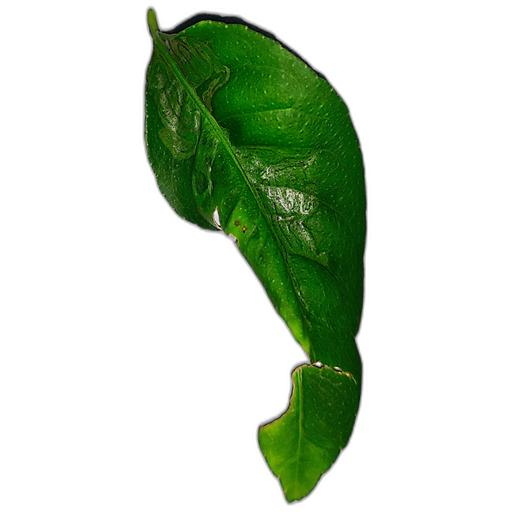
#> input picture caps_mdd/backend/uploads/CurlVirus_test_00108_c00094_4a568dc02740.jpg, 512 x 512 px
$ python -i citrus_leaf_verifier.py   (imports and definitions only)
#> lines starting #> are read from the running program, lines starting #| are printed output that depends on the picture; after the words box and inside, x2 and y2 are one past the last pixel; in counts of white or black regions, pixels touching at a corner belong together
"""
=============================================================================
CITRUS LEAF VERIFIER: CITRUS VS. NON-CITRUS IDENTIFICATION ENGINE
Capstone Project - Response to Review Suggestion #6
"The model should identify if leaf is citrus or not"
=============================================================================
Botanical & Algorithmic Basis:
  1. Excess Green Index (Woebbecke et al., 1995) for robust plant segmentation.
  2. Botanical Morphology of Citrus (Citrus sinensis / limon / reticulata):
     - Elliptical / ovate lamina with aspect ratio (length/width) in [1.2, 3.8].
     - High contour solidity (>= 0.75) with smooth/weakly-crenate margins,
       distinguishing citrus from deeply lobed leaves (e.g. tomato, grape, papaya).
     - Minimum green vegetative tissue threshold (> 8% of image area).
  3. Out-Of-Distribution (OOD) Gating:
     - Rejects non-plant objects, blank backgrounds, and non-citrus species.
=============================================================================
"""

import os
import sys
import argparse
import numpy as np
import cv2


class CitrusLeafVerifier:
    """
    Automated botanical and computer-vision verifier to confirm whether
    an input image depicts a genuine Citrus leaf or a Non-Citrus object/leaf.
    """

    def __init__(
        self,
        min_leaf_coverage=0.04,    # Leaf must occupy at least 4% of image frame
        min_solidity=0.55,         # Accommodates viral curling (CurlVirus), puckering, and dry margins
        min_aspect_ratio=0.85,     # Accommodates square bounding crops and rotated angles
        max_aspect_ratio=4.50,     # Rejects extreme needle or ribbon blades
        min_mean_exg=3.0,          # Accommodates chlorotic, greening, and desiccated dry leaves
        min_green_ratio=0.26,      # Normalized green channel g = G/(R+G+B)
    ):
        self.min_leaf_coverage = min_leaf_coverage
        self.min_solidity = min_solidity
        self.min_aspect_ratio = min_aspect_ratio
        self.max_aspect_ratio = max_aspect_ratio
        self.min_mean_exg = min_mean_exg
        self.min_green_ratio = min_green_ratio

    def segment_leaf(self, img_bgr):
        """
        Segments vegetative tissue using Woebbecke's Excess Green Index
        (ExG = 2G - R - B) combined with HSV green-yellow margin detection.
        """
        h, w = img_bgr.shape[:2]
        img_float = img_bgr.astype(np.float32)
        b, g, r = img_float[:, :, 0], img_float[:, :, 1], img_float[:, :, 2]

        # 1. Excess Green Index (Woebbecke et al., 1995)
        exg = 2.0 * g - r - b
        mask_exg = (exg > 4.0).astype(np.uint8) * 255

        # 2. Broad foliar hue in HSV (Hue 14-98 covers pale lime, chlorotic yellow, and dark green)
        hsv = cv2.cvtColor(img_bgr, cv2.COLOR_BGR2HSV)
        mask_hsv = cv2.inRange(hsv, np.array([14, 25, 20]), np.array([98, 255, 255]))

        # Vegetative tissue must be both chloroplastic green/yellow AND have positive Excess Green
        combined = cv2.bitwise_and(mask_exg, mask_hsv)

        # Morphological smoothing to close interior veins and leaf texture
        kernel_close = cv2.getStructuringElement(cv2.MORPH_ELLIPSE, (9, 9))
        kernel_open = cv2.getStructuringElement(cv2.MORPH_ELLIPSE, (5, 5))
        mask = cv2.morphologyEx(combined, cv2.MORPH_CLOSE, kernel_close, iterations=2)
        mask = cv2.morphologyEx(mask, cv2.MORPH_OPEN, kernel_open, iterations=1)

        # Extract only the primary connected component (the target leaf)
        contours, _ = cv2.findContours(mask, cv2.RETR_EXTERNAL, cv2.CHAIN_APPROX_SIMPLE)
        if not contours:
            return np.zeros((h, w), dtype=np.uint8), None

        largest_contour = max(contours, key=cv2.contourArea)
        clean_mask = np.zeros((h, w), dtype=np.uint8)
        cv2.drawContours(clean_mask, [largest_contour], -1, 255, thickness=cv2.FILLED)

        return clean_mask, largest_contour

    def verify(self, image_input, vit_confidence=None, top_predicted_class=None):
        """
        Performs full botanical and statistical verification on the input image.

        Parameters:
            image_input: File path (str) or loaded BGR image (np.ndarray).
            vit_confidence: Optional float (0-100) from the ViT classifier.
            top_predicted_class: Optional string of the predicted disease class.

        Returns:
            dict containing:
              - is_citrus (bool): True if verified citrus, False if rejected
              - verdict (str): Human-readable decision
              - confidence_score (float): 0-100% confidence in the decision
              - metrics (dict): Key morphological & color measurements
              - reasons (list of str): Explanatory clinical rationale
        """
        if isinstance(image_input, str):
            if not os.path.exists(image_input):
                raise FileNotFoundError(f"Image file does not exist: {image_input}")
            img_bgr = cv2.imread(image_input)
#> img_bgr is the input picture: shape (512, 512, 3); mean B, G, R 198.6, 215.7, 202.6
            if img_bgr is None:
                raise ValueError(f"Could not decode image at: {image_input}")
            img_name = os.path.basename(image_input)
        else:
            img_bgr = image_input
            img_name = "in_memory_image"

        h, w = img_bgr.shape[:2]
        total_pixels = h * w

        # Stage 1: Segment Leaf
        leaf_mask, contour = self.segment_leaf(img_bgr)
#> in segment_leaf, `b, g, r = img_float[:, :, 0], img_float[:, :, 1], img_float[:, :, 2]`:
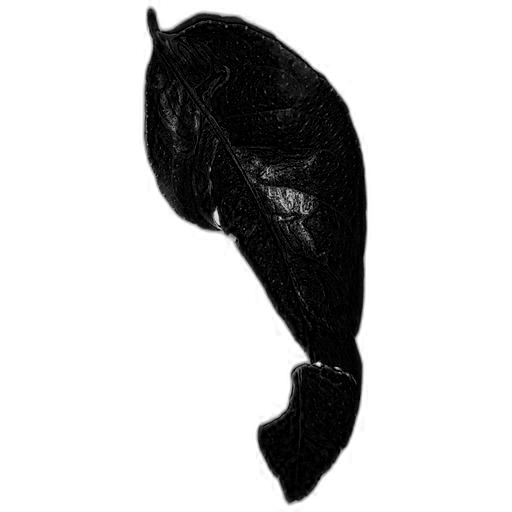
#> b: shape (512, 512) float32; min 0, max 255, mean 198.6
#> in segment_leaf, `b, g, r = img_float[:, :, 0], img_float[:, :, 1], img_float[:, :, 2]`:
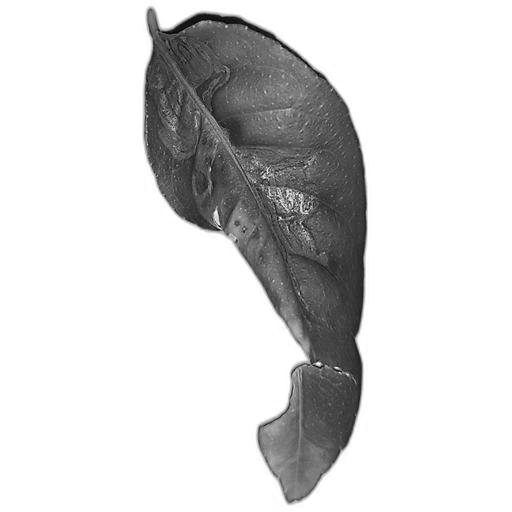
#> g: shape (512, 512) float32; min 0, max 255, mean 215.7
#> in segment_leaf, `exg = 2.0 * g - r - b`:
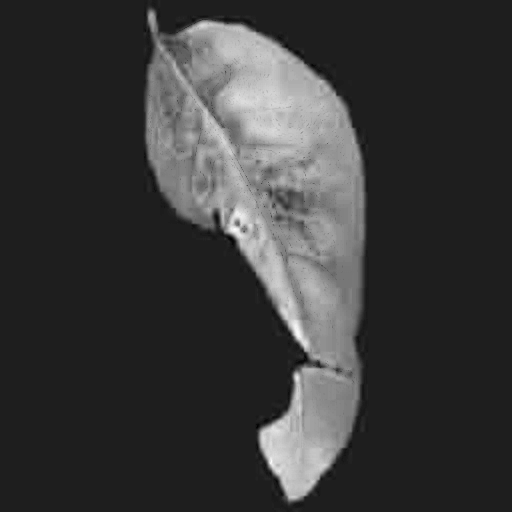
#> exg: shape (512, 512) float32; min -34, max 251, mean 30.3; drawn with min black and max white
#> in segment_leaf, `mask_exg = (exg > 4.0).astype(np.uint8) * 255`:
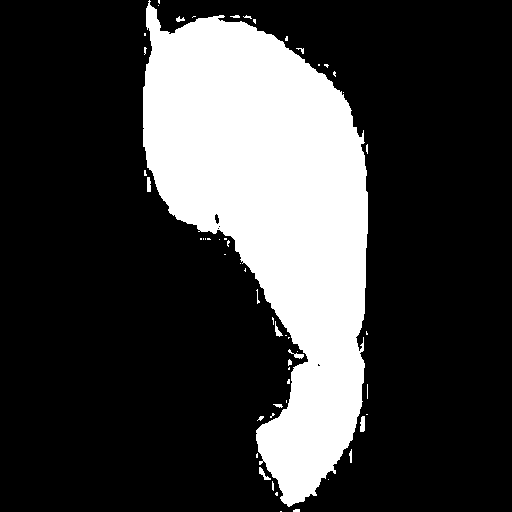
#> mask_exg: shape (512, 512); 24% white; 55 white regions (42 under 20 px), largest, box (x1, y1, x2, y2) and area: (143, 0, 368, 507) 62194, (360, 416, 365, 432) 70, (259, 467, 271, 480) 58
#> in segment_leaf, `mask = cv2.morphologyEx(combined, cv2.MORPH_CLOSE, kernel_close, itera..`:
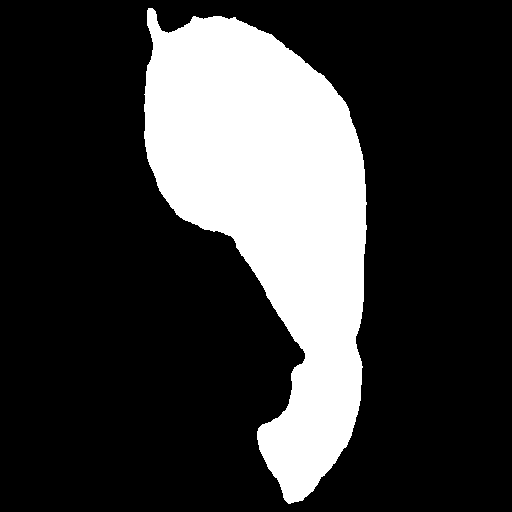
#> mask: shape (512, 512); 23.2% white; 1 white region, box (x1, y1, x2, y2) and area: (144, 8, 367, 504) 60713
#> in segment_leaf, `contours, _ = cv2.findContours(mask, cv2.RETR_EXTERNAL, cv2.CHAIN_APPR..`: contours = 1 contour; box (x1, y1, x2, y2) and area: (144, 8, 367, 504) 60097
#> in segment_leaf, `largest_contour = max(contours, key=cv2.contourArea)`: largest_contour = contour of 616 points, box (x1, y1, x2, y2) (144, 8, 367, 504), area 60097
#> contour has the same summary as largest_contour in segment_leaf
        leaf_pixels = int(np.count_nonzero(leaf_mask))
#> leaf_pixels = 60691
        coverage_ratio = leaf_pixels / float(total_pixels)
#> coverage_ratio = 0.232

        # Failure check: No vegetative tissue found
        if leaf_pixels < 500 or contour is None or coverage_ratio < self.min_leaf_coverage:
            return {
                "is_citrus": False,
                "verdict": "REJECTED: Non-Vegetative Object / No Foliage Detected",
                "citrus_probability": 0.0,
                "reasons": [
                    f"Foliage coverage is only {coverage_ratio * 100:.1f}%, below the required minimum of {self.min_leaf_coverage * 100:.0f}%.",
                    "The uploaded image does not contain a recognizable green leaf blade."
                ],
                "metrics": {
                    "coverage_ratio": round(coverage_ratio, 4),
                    "leaf_pixels": leaf_pixels,
                    "image_dimensions": f"{w}x{h}"
                }
            }

        # Stage 2: Morphological Ellipticity & Solidity Analysis
        area = float(cv2.contourArea(contour))
#> area = 60097
        hull = cv2.convexHull(contour)
#> hull = contour of 48 points, box (x1, y1, x2, y2) (144, 8, 367, 504), area 74393
        hull_area = float(cv2.contourArea(hull))
#> hull_area = 74393
        solidity = float(area / max(1.0, hull_area))
#> solidity = 0.808

        # Bounding box & Fitted Ellipse Aspect Ratio
        x, y, bw, bh = cv2.boundingRect(contour)
#> x = 144; y = 8; bw = 223; bh = 496
        box_aspect_ratio = float(max(bw, bh)) / float(max(1, min(bw, bh)))
#> box_aspect_ratio = 2.22

        # If contour has >= 5 points, fit a direct mathematical ellipse
        if len(contour) >= 5:
            try:
                ellipse = cv2.fitEllipse(contour)
#> ellipse = ((265.7, 217.9), (201.4, 490), 167.8)
                (center, (d1, d2), angle) = ellipse
#> center = (265.7, 217.9); d1 = 201.4; d2 = 490; angle = 167.8
                ellipse_aspect_ratio = float(max(d1, d2)) / float(max(1.0, min(d1, d2)))
#> ellipse_aspect_ratio = 2.43
            except Exception:
                ellipse_aspect_ratio = box_aspect_ratio
        else:
            ellipse_aspect_ratio = box_aspect_ratio

        aspect_ratio = 0.5 * box_aspect_ratio + 0.5 * ellipse_aspect_ratio
#> aspect_ratio = 2.33

        # Stage 3: Colorimetric & Vegetation Index Verification
        img_float = img_bgr.astype(np.float32)
        b, g, r = img_float[:, :, 0], img_float[:, :, 1], img_float[:, :, 2]
        exg_map = 2.0 * g - r - b
        mean_exg = float(np.mean(exg_map[leaf_mask > 0]))
#> mean_exg = 130.8

        total_rgb = np.maximum(1.0, r + g + b)
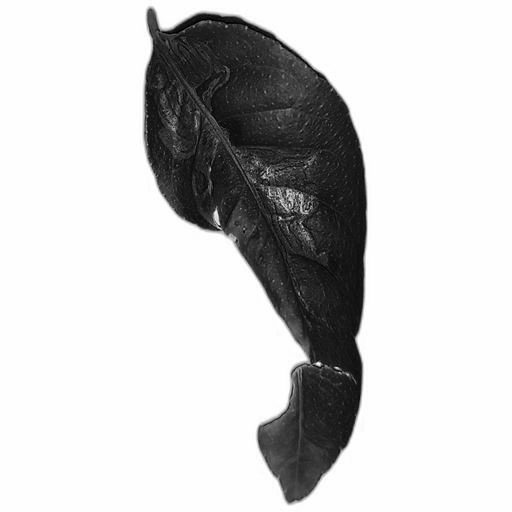
#> total_rgb: shape (512, 512) float32; min 2, max 765, mean 616.9; drawn with min black and max white
        norm_g = g / total_rgb
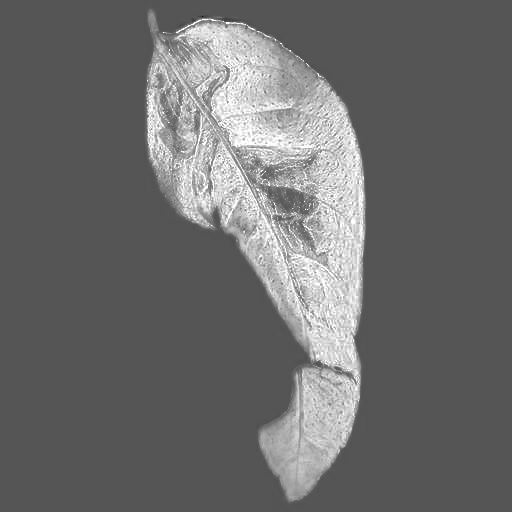
#> norm_g: shape (512, 512) float32; min 0, max 1, mean 0.423
        mean_norm_g = float(np.mean(norm_g[leaf_mask > 0]))
#> mean_norm_g = 0.722

        # Margin Roughness & Serration Analysis (Botanical Species Identification)
        # Citrus leaves are unifoliolate with smooth (entire) or shallowly crenate margins (roughness <= 1.24).
        # Non-citrus leaves (Rose, Nettle, Mulberry) have saw-toothed serrate margins (roughness >= 1.25)
        # or pinnately compound leaflet clusters.
        p_main = float(cv2.arcLength(contour, True))
#> p_main = 1360
        p_hull_main = float(cv2.arcLength(hull, True))
#> p_hull_main = 1184.7
        main_roughness = p_main / max(1.0, p_hull_main)
#> main_roughness = 1.15

        # If segmented foliage is an isolated leaf (coverage < 85%), evaluate primary blade boundary
        if coverage_ratio < 0.85:
            max_foliar_roughness = main_roughness
#> max_foliar_roughness = 1.15
        else:
            # When coverage >= 85%, outer contour is the camera sensor frame / background foliage.
            # Inspect actual leaflet blades (e.g. yellow chlorotic rose leaflets)
            hsv_img = cv2.cvtColor(img_bgr, cv2.COLOR_BGR2HSV)
            mask_yellow_chlorotic = cv2.inRange(hsv_img, (14, 50, 50), (40, 255, 255))
            cnts_y, _ = cv2.findContours(mask_yellow_chlorotic, cv2.RETR_EXTERNAL, cv2.CHAIN_APPROX_NONE)
            yellow_roughness_list = []
            for cy in cnts_y:
                if cv2.contourArea(cy) > 2000:
                    py = float(cv2.arcLength(cy, True))
                    hpy = float(cv2.arcLength(cv2.convexHull(cy), True))
                    if hpy > 0:
                        yellow_roughness_list.append(py / hpy)
            max_foliar_roughness = max(yellow_roughness_list) if yellow_roughness_list else main_roughness

        # Stage 4: Scoring & Rule Evaluation
        pass_reasons = []
        fail_reasons = []

        # Rule 0: Botanical Margin Serration (Saw-tooth detection)
        # Citrus leaves have smooth entire margins. Serrated leaves (rose, nettle) have roughness > 1.25.
        # NOTE: On leaves with severe necrotic pustules (e.g. Citrus Canker), chlorotic halo spots can have
        # irregular contours. If ViT strongly matches a citrus class (>= 55%) with healthy vegetative chlorophyll,
        # it is confirmed as authentic citrus foliar pathology.
        if max_foliar_roughness > 1.25:
            if vit_confidence is not None and vit_confidence >= 55.0 and (mean_exg >= self.min_mean_exg or mean_norm_g >= self.min_green_ratio) and solidity >= 0.55:
                pass_reasons.append(
                    f"High ViT confidence ({vit_confidence:.1f}%) and vegetative chlorophyll confirm citrus leaf with necrotic lesion texture."
                )
            else:
                fail_reasons.append(
                    f"Foliar margin roughness is {max_foliar_roughness:.2f} > 1.25 (indicates sharply serrated / saw-toothed margins characteristic of Rosaceae (Rose) or Urticaceae (Nettle), not smooth Rutaceae (Citrus) margins)."
                )
        else:
            pass_reasons.append(
                f"Margin roughness is {max_foliar_roughness:.2f} <= 1.25 (conforms to smooth / entire citrus leaf margin)."
            )

        # Rule 1: Solidity (Citrus is unlobed, unlike tomato, maple, or grape)
        if solidity >= self.min_solidity:
            pass_reasons.append(f"Lamina contour solidity is {solidity:.2f} >= {self.min_solidity} (smooth, unlobed citrus margin).")
        else:
            fail_reasons.append(f"Contour solidity is {solidity:.2f} < {self.min_solidity} (indicates deeply lobed, non-citrus leaf shape like tomato or grape).")

        # Rule 2: Aspect Ratio (Citrus leaves are elliptical ovate: 1.2 to 3.8)
        if self.min_aspect_ratio <= aspect_ratio <= self.max_aspect_ratio:
            pass_reasons.append(f"Aspect ratio is {aspect_ratio:.2f} (conforms to standard elliptical citrus foliar morphology).")
        else:
            fail_reasons.append(f"Aspect ratio {aspect_ratio:.2f} lies outside the citrus boundary [{self.min_aspect_ratio}, {self.max_aspect_ratio}].")

        # Rule 3: Vegetation Green Index (Must be healthy or diseased plant tissue)
        if mean_exg >= self.min_mean_exg or mean_norm_g >= self.min_green_ratio:
            pass_reasons.append(f"Excess Green Index ExG = {mean_exg:.1f} confirms active vegetative chlorophyll tissue.")
        else:
            fail_reasons.append(f"Excess Green Index ExG = {mean_exg:.1f} is abnormally low for living citrus foliage.")

        # Optional Rule 4: ViT Classification Guardrail
        if vit_confidence is not None:
            if vit_confidence >= 55.0:
                pass_reasons.append(f"ViT classifier matched a known citrus class with high confidence ({vit_confidence:.1f}%).")
            else:
                fail_reasons.append(f"ViT classifier returned low confidence ({vit_confidence:.1f}% < 55%), characteristic of Out-of-Distribution (OOD) non-citrus leaves.")

        # Final Verification Decision
        is_citrus = (len(fail_reasons) == 0)

        # Calculate a calibrated citrus probability
        citrus_score = 0.40 * min(1.0, solidity / 0.88) + \
                       0.30 * (1.0 - min(1.0, abs(aspect_ratio - 2.0) / 2.0)) + \
                       0.30 * min(1.0, max(0.0, mean_exg / 50.0))
#> citrus_score = 0.918
        citrus_prob_pct = round(citrus_score * 100.0, 1) if is_citrus else round(min(45.0, citrus_score * 60.0), 1)
#> citrus_prob_pct = 91.8

        verdict = "VERIFIED: Authentic Citrus Leaf" if is_citrus else "REJECTED: Non-Citrus Leaf or Unrecognized Foliage"

        return {
            "image_name": img_name,
            "is_citrus": is_citrus,
            "verdict": verdict,
            "citrus_probability": citrus_prob_pct,
            "reasons": pass_reasons if is_citrus else fail_reasons,
            "metrics": {
                "solidity": round(solidity, 3),
                "aspect_ratio": round(aspect_ratio, 2),
                "margin_roughness": round(max_foliar_roughness, 3),
                "mean_exg": round(mean_exg, 2),
                "mean_green_fraction": round(mean_norm_g, 3),
                "leaf_coverage_pct": round(coverage_ratio * 100.0, 1),
                "leaf_pixels": leaf_pixels
            }
        }


# =============================================================================
# CLI EXECUTION HARNESS
# =============================================================================
# [29 lines not run here, left out]

>>> result = CitrusLeafVerifier().verify('uploads/CurlVirus_test_00108_c00094_4a568dc02740.jpg')
#> result = 6 items

$ run again, on caps_mdd/backend/uploads/Anthracnose_train_00008_c00472.jpg
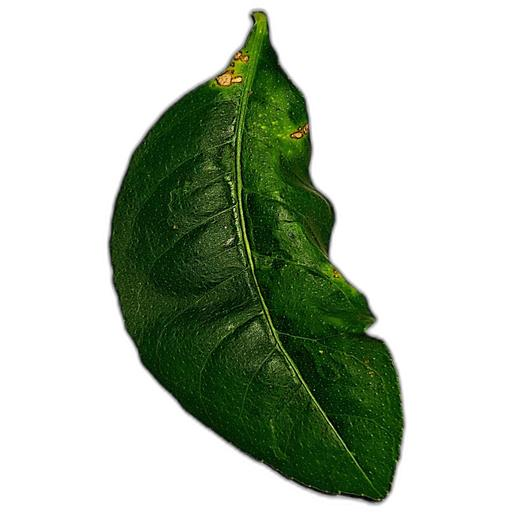
#> input picture caps_mdd/backend/uploads/Anthracnose_train_00008_c00472.jpg, 512 x 512 px
#> in verify, img_bgr is the input picture: shape (512, 512, 3); mean B, G, R 177.5, 192.6, 181.9
#> in segment_leaf, `mask_exg = (exg > 4.0).astype(np.uint8) * 255`:
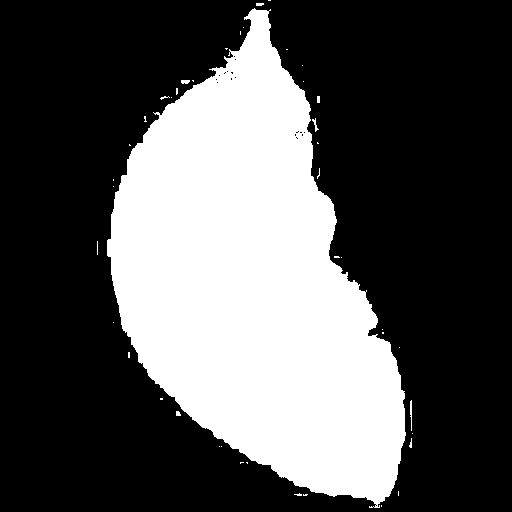
#> mask_exg: shape (512, 512); 33% white; 43 white regions (36 under 20 px), largest, box (x1, y1, x2, y2) and area: (107, 8, 406, 508) 86212, (410, 400, 412, 431) 46, (312, 118, 319, 132) 33
#> hsv: shape (512, 512, 3); mean H, S, V 19.9, 64.1, 192.7
#> mask_hsv: shape (512, 512); 31.8% white; 4 white regions (3 under 20 px), largest, box (x1, y1, x2, y2) and area: (109, 10, 404, 502) 83267
#> combined: shape (512, 512); 31.8% white; 2 white regions (1 under 20 px), largest, box (x1, y1, x2, y2) and area: (109, 10, 404, 502) 83243
#> contours = 1 contour; box (x1, y1, x2, y2) and area: (109, 10, 404, 502) 83750
#> largest_contour = contour of 626 points, box (x1, y1, x2, y2) (109, 10, 404, 502), area 83750
#> contour has the same summary as largest_contour in segment_leaf
#> leaf_pixels = 84325
#> coverage_ratio = 0.322
#> area = 83750
#> hull = contour of 50 points, box (x1, y1, x2, y2) (109, 10, 404, 502), area 89586
#> hull_area = 89585.5
#> solidity = 0.935
#> x = 109; y = 10; bw = 295; bh = 492
#> box_aspect_ratio = 1.67
#> ellipse = ((250.1, 274.5), (243.6, 489.8), 162.4)
#> center = (250.1, 274.5); d1 = 243.6; d2 = 489.8; angle = 162.4
#> ellipse_aspect_ratio = 2.01
#> aspect_ratio = 1.84
#> mean_exg = 80.2
#> in verify, `norm_g = g / total_rgb`:
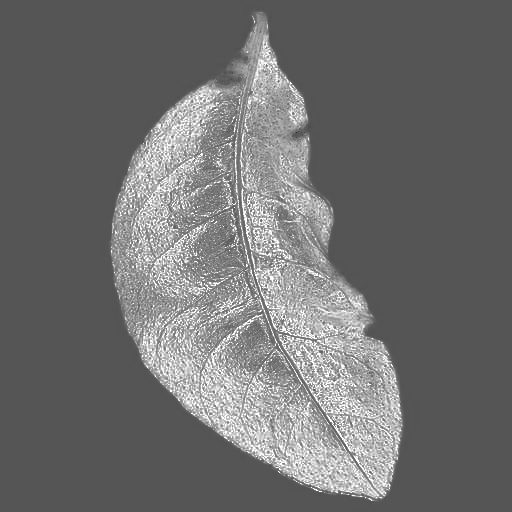
#> norm_g: shape (512, 512) float32; min 0.16, max 1, mean 0.437
#> mean_norm_g = 0.655
#> p_main = 1338.5
#> p_hull_main = 1221.5
#> main_roughness = 1.1
#> citrus_score = 0.976
#> citrus_prob_pct = 97.6
#> result = 6 items
